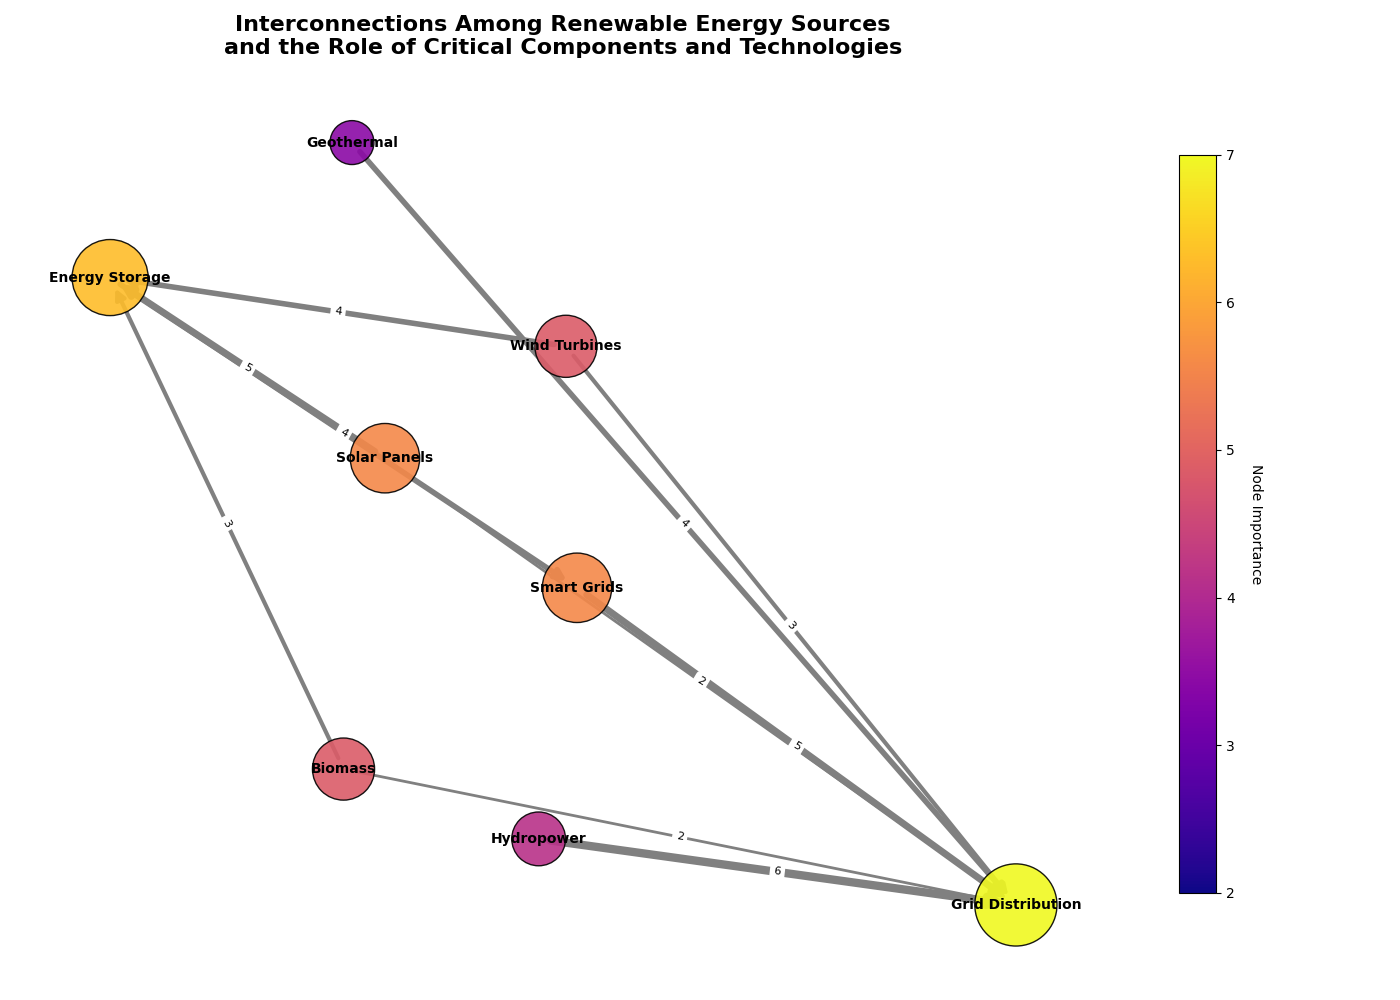

Here is the Python script that generated this plot:
import matplotlib.pyplot as plt
import networkx as nx

nodes = {
    'Solar Panels': 5,
    'Wind Turbines': 4,
    'Hydropower': 3,
    'Geothermal': 2,
    'Biomass': 4,
    'Energy Storage': 6,
    'Grid Distribution': 7,
    'Smart Grids': 5
}

edges = {
    ('Solar Panels', 'Energy Storage'): 5,
    ('Wind Turbines', 'Energy Storage'): 4,
    ('Hydropower', 'Grid Distribution'): 6,
    ('Geothermal', 'Grid Distribution'): 4,
    ('Biomass', 'Energy Storage'): 3,
    ('Energy Storage', 'Smart Grids'): 4,
    ('Smart Grids', 'Grid Distribution'): 5,
    ('Solar Panels', 'Grid Distribution'): 2,
    ('Wind Turbines', 'Grid Distribution'): 3,
    ('Biomass', 'Grid Distribution'): 2
}

G = nx.DiGraph()
G.add_nodes_from(nodes.keys())
for (start, end), weight in edges.items():
    G.add_edge(start, end, weight=weight)

pos = nx.spring_layout(G, seed=42)
plt.figure(figsize=(14, 10))

# Nodes: Size and color based on importance
node_sizes = [nodes[node] * 500 for node in G.nodes]
node_colors = [plt.cm.plasma(nodes[node] / max(nodes.values())) for node in G.nodes]

nx.draw_networkx_nodes(G, pos, node_size=node_sizes, node_color=node_colors, edgecolors='black', alpha=0.9)
nx.draw_networkx_edges(G, pos, edgelist=edges.keys(), arrowstyle='-|>', arrowsize=15,
                       width=[w for w in edges.values()], edge_color='gray')
nx.draw_networkx_labels(G, pos, font_size=10, font_weight='bold', verticalalignment='center')
nx.draw_networkx_edge_labels(G, pos, edge_labels={edge: f"{weight}" for edge, weight in edges.items()}, font_size=8)

# Add a color bar for node significance
sm = plt.cm.ScalarMappable(cmap=plt.cm.plasma, norm=plt.Normalize(vmin=min(nodes.values()), vmax=max(nodes.values())))
sm._A = []
cbar = plt.colorbar(sm, ax=plt.gca(), shrink=0.8)
cbar.set_label('Node Importance', rotation=270, labelpad=20)

plt.title("Interconnections Among Renewable Energy Sources\nand the Role of Critical Components and Technologies", fontsize=16, fontweight='bold')
plt.axis('off')
plt.tight_layout()
plt.show()
